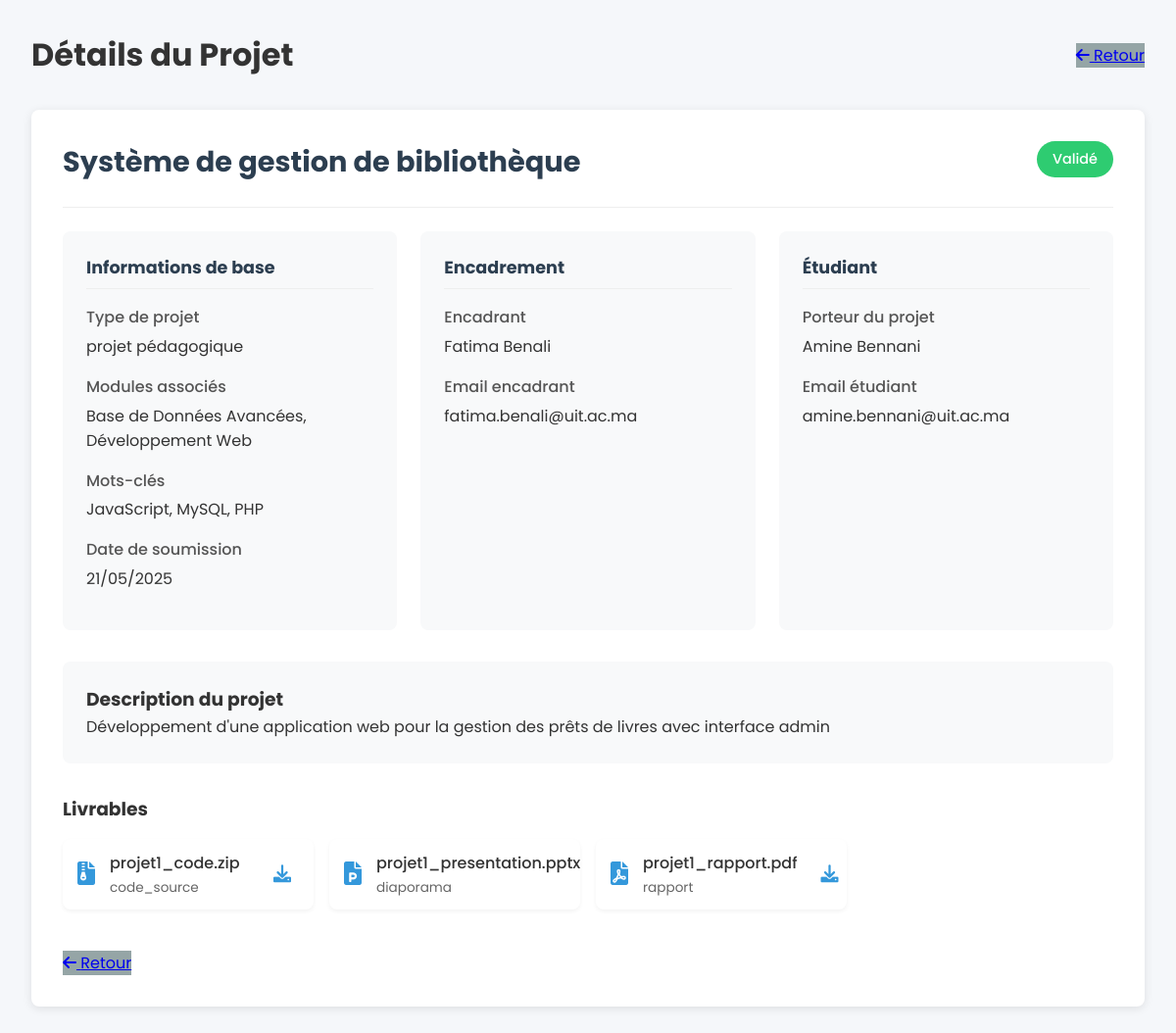
/etudiant/detail_projet.php?id=1 (signed in), run on the app's committed database.
### tables this page shows
CREATE TABLE `projet` (
  `id_projet` int(11) NOT NULL,
  `titre` varchar(255) DEFAULT NULL,
  `description` text DEFAULT NULL,
  `type_projet` enum('Stage d''initiation','Stage d''ingénieur adjoint','Stage de fin d''études - PFE','projet pédagogique') DEFAULT NULL,
  `sujet` varchar(100) DEFAULT NULL,
  `date_soumission` datetime DEFAULT current_timestamp(),
  `statut` enum('en_attente','valide','refuse') DEFAULT 'en_attente',
  `id_etudiant` int(11) DEFAULT NULL,
  `id_enseignant` int(11) DEFAULT NULL
);

### etudiant/detail_projet.php (the view, shortened to what this page needs)
<?php
require_once __DIR__ . '/../hello/config.php';
$projet_id = $_GET['id'];
try {
    $sql = "
        SELECT
            p.*,
            ue.nom AS enseignant_nom,
            ue.prenom AS enseignant_prenom,
            ue.email AS enseignant_email,
            ud.nom AS etudiant_nom,
            ud.prenom AS etudiant_prenom,
            ud.email AS etudiant_email,
            GROUP_CONCAT(DISTINCT m.nom_module SEPARATOR ', ') AS modules,
            GROUP_CONCAT(DISTINCT mc.terme SEPARATOR ', ') AS mots_cles,
            GROUP_CONCAT(DISTINCT CONCAT(l.type_livrable, ':', l.chemin_fichier) SEPARATOR '|') AS livrables
        FROM projet p
        LEFT JOIN enseignant e ON p.id_enseignant = e.id_enseignant
        LEFT JOIN utilisateur ue ON e.id_enseignant = ue.id_utilisateur
        LEFT JOIN etudiant et ON p.id_etudiant = et.id_etudiant
        LEFT JOIN utilisateur ud ON et.id_etudiant = ud.id_utilisateur
        LEFT JOIN projet_module pm ON p.id_projet = pm.id_projet
        LEFT JOIN module m ON pm.id_module = m.id_module
        LEFT JOIN projet_mot_cle pmc ON p.id_projet = pmc.id_projet
        LEFT JOIN mot_cle mc ON pmc.id_mot_cle = mc.id_mot_cle
        LEFT JOIN livrable l ON p.id_projet = l.id_projet
        WHERE p.id_projet = ?
        GROUP BY p.id_projet
    ";
    $stmt = $db->prepare($sql);
    $stmt->execute([$projet_id]);
    $projet = $stmt->fetch(PDO::FETCH_ASSOC);
    $livrables = [];
    if (!empty($projet['livrables'])) {
        $livrables_raw = explode('|', $projet['livrables']);
        foreach ($livrables_raw as $livrable) {
            list($type, $chemin) = explode(':', $livrable);
            $livrables[] = [
                'type' => $type,
                'chemin' => $chemin,
                'nom_fichier' => basename($chemin)
            ];
        }
    }
} catch (PDOException $e) {
    die("Erreur lors de la récupération des détails du projet: " . $e->getMessage());
}
function getFileIcon($filename) {
    $extension = strtolower(pathinfo($filename, PATHINFO_EXTENSION));
    switch ($extension) {
        case 'pdf': return 'fa-file-pdf';
        case 'ppt':
        case 'pptx': return 'fa-file-powerpoint';
        case 'zip':
        case 'rar': return 'fa-file-archive';
    }
}
?>
<!DOCTYPE html>
<html lang="fr">
<head>
    <link rel="stylesheet" href="https://cdnjs.cloudflare.com/ajax/libs/font-awesome/6.0.0-beta3/css/all.min.css">
</head>
<body>
    <div class="container">
        <div class="header">
            <h1>Détails du Projet</h1>
            <a href="Mesprojets.php" class="btn-secondary">
                <i class="fas fa-arrow-left"></i> Retour
            </a>
        </div>
        <div class="project-details">
            <div class="project-header">
                <h2 class="project-title"><?= htmlspecialchars($projet['titre']) ?></h2>
                <span class="project-status status-<?= htmlspecialchars($projet['statut']) ?>">
                    <?php
                    switch ($projet['statut']) {
                        case 'valide': echo "Validé"; break;
                    }
                    ?>
                </span>
            </div>
            <div class="project-meta">
                <div class="meta-group">
                    <h3>Informations de base</h3>
                    <div class="meta-item">
                        <span class="meta-label">Type de projet</span>
                        <span class="meta-value"><?= htmlspecialchars($projet['type_projet']) ?></span>
                    </div>
                    <?php if (!empty($projet['modules'])): ?>
                    <div class="meta-item">
                        <span class="meta-label">Modules associés</span>
                        <span class="meta-value"><?= htmlspecialchars($projet['modules']) ?></span>
                    </div>
                    <?php endif; ?>
                    <?php if (!empty($projet['mots_cles'])): ?>
                    <div class="meta-item">
                        <span class="meta-label">Mots-clés</span>
                        <span class="meta-value"><?= htmlspecialchars($projet['mots_cles']) ?></span>
                    </div>
                    <?php endif; ?>
                    <div class="meta-item">
                        <span class="meta-label">Date de soumission</span>
                        <span class="meta-value"><?= date('d/m/Y', strtotime($projet['date_soumission'])) ?></span>
                    </div>
                </div>
                <div class="meta-group">
                    <h3>Encadrement</h3>
                    <?php if (!empty($projet['enseignant_prenom']) && !empty($projet['enseignant_nom'])): ?>
                    <div class="meta-item">
                        <span class="meta-label">Encadrant</span>
                        <span class="meta-value">
                            <?= htmlspecialchars($projet['enseignant_prenom'] . ' ' . $projet['enseignant_nom']) ?>
                        </span>
                    </div>
                    <div class="meta-item">
                        <span class="meta-label">Email encadrant</span>
                        <span class="meta-value"><?= htmlspecialchars($projet['enseignant_email']) ?></span>
                    </div>
                    <?php else: ?>
                    <div class="meta-item">
                        <span class="meta-value">Aucun encadrant attribué</span>
                    </div>
                    <?php endif; ?>
                </div>
                <div class="meta-group">
                    <h3>Étudiant</h3>
                    <div class="meta-item">
                        <span class="meta-label">Porteur du projet</span>
                        <span class="meta-value">
                            <?= htmlspecialchars($projet['etudiant_prenom'] . ' ' . $projet['etudiant_nom']) ?>
                        </span>
                    </div>
                    <div class="meta-item">
                        <span class="meta-label">Email étudiant</span>
                        <span class="meta-value"><?= htmlspecialchars($projet['etudiant_email']) ?></span>
                    </div>
                </div>
            </div>
            <div class="project-description">
                <h3>Description du projet</h3>
                <p><?= nl2br(htmlspecialchars($projet['description'])) ?></p>
            </div>
            <?php if (!empty($livrables)): ?>
            <div class="project-files">
                <h3>Livrables</h3>
                <div class="files-list">
                    <?php foreach ($livrables as $livrable): ?>
                    <div class="file-item ">
                        <div class="file-icon">
                            <i class="fas <?= getFileIcon($livrable['nom_fichier']) ?>"></i>
                        </div>
                        <div class="file-info">
                            <div class="file-name"><?= htmlspecialchars($livrable['nom_fichier']) ?></div>
                            <div class="file-type"><?= htmlspecialchars($livrable['type']) ?></div>
                        </div>
                        <div class="file-actions" >
                            <a href="<?= htmlspecialchars($livrable['chemin']) ?>" download class="btn-download">
                                <i class="fas fa-download"></i>
                            </a>
                        </div>
                    </div>
                    <?php endforeach; ?>
                </div>
            </div>
            <?php endif; ?>
            <div class="project-actions" style="margin-top: 2rem; display: flex; gap: 1rem;">
                <a href="Mesprojets.php" class="btn-secondary">
                    <i class="fas fa-arrow-left"></i> Retour
                </a>
            </div>
        </div>
    </div>
</body>
</html>

### etudiant/detail_projet.php (style rules this page uses)
:root { --primary-color: #3498db; --secondary-color: #2c3e50; --danger-color: #e74c3c; --success-color: #2ecc71; --warning-color: #f39c12; --light-color: #f5f7fa; --dark-color: #333; --gray-color: #95a5a6; }
* { margin: 0; padding: 0; box-sizing: border-box; font-family: 'Poppins', sans-serif; }
body { background-color: #f5f7fa; color: #333; }
.container { max-width: 1200px; margin: 0 auto; padding: 2rem; }
.header { display: flex; justify-content: space-between; align-items: center; margin-bottom: 2rem; }
.btn-secondary { background-color: #95a5a6; }
.project-details { background-color: white; border-radius: 8px; padding: 2rem; box-shadow: 0 2px 10px rgba(0, 0, 0, 0.1); }
.project-header { display: flex; justify-content: space-between; align-items: flex-start; margin-bottom: 1.5rem; padding-bottom: 1.5rem; border-bottom: 1px solid #eee; }
.project-title { font-size: 1.8rem; color: #2c3e50; }
.project-status { padding: 0.5rem 1rem; border-radius: 20px; font-size: 0.9rem; font-weight: 500; }
.status-valide { background-color: #2ecc71; color: white; }
.project-meta { display: grid; grid-template-columns: repeat(auto-fill, minmax(300px, 1fr)); gap: 1.5rem; margin-bottom: 2rem; }
.meta-group { background-color: #f8f9fa; padding: 1.5rem; border-radius: 8px; }
.meta-group h3 { font-size: 1.1rem; color: #2c3e50; margin-bottom: 1rem; padding-bottom: 0.5rem; border-bottom: 1px solid #eee; }
.meta-item { margin-bottom: 1rem; }
.meta-label { font-weight: 500; color: #555; margin-bottom: 0.3rem; display: block; }
.meta-value { color: #333; }
.project-description { background-color: #f8f9fa; padding: 1.5rem; border-radius: 8px; margin-bottom: 2rem; line-height: 1.6; }
.project-files { margin-top: 2rem; }
.files-list { display: grid; grid-template-columns: repeat(auto-fill, minmax(250px, 1fr)); gap: 1rem; margin-top: 1rem; }
.file-item { display: flex; align-items: center; padding: 1rem; background-color: #f8f9fa; border-radius: 8px; transition: all 0.3s ease; }
.file-icon { margin-right: 1rem; font-size: 1.5rem; color: #3498db; }
.file-info { flex: 1; }
.file-name { font-weight: 500; margin-bottom: 0.3rem; }
.file-type { font-size: 0.8rem; color: #666; }
.file-actions { margin-left: 1rem; }
.btn-download { background-color: transparent; border: none; color: #3498db; cursor: pointer; font-size: 1.2rem; }
.files-list { width: 100%; }
.file-item { display: flex; align-items: center; padding: 12px 15px; margin-bottom: 10px; background: #fff; border-radius: 8px; box-shadow: 0 2px 4px rgba(0,0,0,0.05); transition: all 0.3s ease; }
.file-icon { margin-right: 15px; font-size: 24px; color: #3498db; }
.file-info { flex-grow: 1; }
.file-name { font-weight: 500; margin-bottom: 3px; }
.file-type { font-size: 0.85em; color: #666; }
.file-actions .btn-download { color: #3498db; font-size: 18px; padding: 8px; border-radius: 50%; transition: all 0.2s ease; }

### data on the page
projet: titre "Système de gestion de bibliothèque", type_projet "projet pédagogique", date_soumission "21/05/2025", description "Développement d'une application web pour la gestion des prêts de livres avec interface admin"

### other printed values
$projet['modules'] "Base de Données Avancées, Développement Web"
$projet['mots_cles'] "JavaScript, MySQL, PHP"
$projet['enseignant_prenom'] . ' ' . $projet['enseignant_nom'] "Fatima Benali"
$projet['enseignant_email'] "fatima.benali@uit.ac.ma"
$projet['etudiant_prenom'] . ' ' . $projet['etudiant_nom'] "Amine Bennani"
$projet['etudiant_email'] "amine.bennani@uit.ac.ma"
$livrable['nom_fichier'] "projet1_code.zip"
$livrable['type'] "code_source"
$livrable['nom_fichier'] "projet1_presentation.pptx"
$livrable['type'] "diaporama"
$livrable['nom_fichier'] "projet1_rapport.pdf"
$livrable['type'] "rapport"
